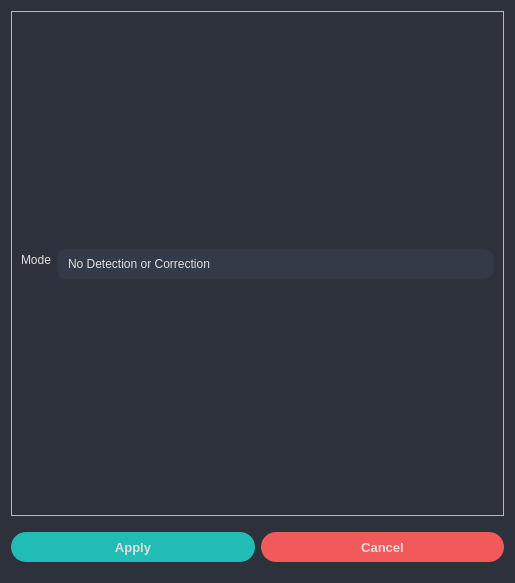
<?xml version="1.0" encoding="UTF-8"?>
<ui version="4.0">
 <class>RsFecCoreModeWindow</class>
 <widget class="QWidget" name="RsFecCoreModeWindow">
  <property name="geometry">
   <rect>
    <x>0</x>
    <y>0</y>
    <width>515</width>
    <height>583</height>
   </rect>
  </property>
  <property name="windowTitle">
   <string>Configurations</string>
  </property>
  <property name="windowIcon">
   <iconset resource="../res/res.qrc">
    <normaloff>:/icons/icons/design_creator_icon.ico</normaloff>:/icons/icons/design_creator_icon.ico</iconset>
  </property>
  <property name="styleSheet">
   <string notr="true">#RsFecCoreModeWindow, #scrollAreaWidgetContents{
	background-color: rgb(44, 49, 59);
}
/* Label */
QLabel{
	color: rgb(223, 223, 223);	
	font: 87 9pt &quot;Segoe UI Black&quot;;
}
/* Button */
QPushButton {
	border: 0px solid rgb(52, 59, 72);
	background-color: rgb(52, 59, 72);
	color: rgb(223, 223, 223);
	border-radius: 15px;
	margin-right:10px;
}
QPushButton:hover {
	background-color: rgb(57, 65, 80);
	border: 5px solid transparent;
}
QPushButton:pressed {	
	background-color: rgb(35, 40, 49);
	border: 7px solid transparent;
}
/* ComboBox */
QScrollBar:horizontal {
	border: none;
	background: rgb(52, 59, 72);
	height: 14px;
	margin: 0px 21px 0 21px;
	border-radius: 0px;
}
QFrame QScrollBar:vertical {
	border: none;
	background: rgb(52, 59, 72);
	width: 14px;
	margin: 21px 0 21px 0;
	border-radius: 0px;
}

QScrollBar::handle:horizontal {
	background: rgb(85, 170, 255);
	min-width: 25px;
	border-radius: 7px
}
QScrollBar::add-line:horizontal {
	border: none;
	background: rgb(55, 63, 77);
	width: 20px;
	border-top-right-radius: 7px;
	border-bottom-right-radius: 7px;
	subcontrol-position: right;
	subcontrol-origin: margin;
}
QScrollBar::sub-line:horizontal {
	border: none;
	background: rgb(55, 63, 77);
	width: 20px;
	border-top-left-radius: 7px;
	border-bottom-left-radius: 7px;
	subcontrol-position: left;
	subcontrol-origin: margin;
}
QScrollBar::up-arrow:horizontal, QScrollBar::down-arrow:horizontal
{
	background: none;
}
QScrollBar::add-page:horizontal, QScrollBar::sub-page:horizontal
{
	background: none;
}
QScrollBar::handle:vertical {    
	background: rgb(85, 170, 255);
	min-height: 25px;
	border-radius: 7px
}
QScrollBar::add-line:vertical {
	border: none;
	background: rgb(55, 63, 77);
	height: 20px;
	border-bottom-left-radius: 7px;
	border-bottom-right-radius: 7px;
	subcontrol-position: bottom;
	subcontrol-origin: margin;
}
QScrollBar::sub-line:vertical {
	border: none;
	background: rgb(55, 63, 77);
	height: 20px;
	border-top-left-radius: 7px;
	border-top-right-radius: 7px;
	subcontrol-position: top;
	subcontrol-origin: margin;
}
QScrollBar::up-arrow:vertical, QScrollBar::down-arrow:vertical {
	background: none;
}

QScrollBar::add-page:vertical, QScrollBar::sub-page:vertical {
	background: none;
}
QComboBox {
	background-color: rgb(52, 59, 72);
	border: 1px solid rgb(49, 54, 65);
	height: 30px;
	border-radius: 10px;
	padding-left: 10px;
	padding-right: 15px;
	color: rgb(223, 223, 223);
}
QComboBox QAbstractItemView {
    background-color:rgb(27, 29, 35);
	border: 0px;
	color: #fff;
    selection-background-color: rgb(64, 71, 88);
}
QComboBox::drop-down {
	border: 0px;
}
QComboBox::down-arrow{
	image: url(&quot;:/icons/icons/cil-chevron-bottom.png&quot;);
	width:15px;
	height:15px;
	margin-right:15px;
}
QComboBox:on {
	border: 0px solid rgb(61, 70, 86);
	background-color: rgb(57, 65, 80)
}
QComboBox QListView {
	background-color: rgb(27, 29, 35);
	border-radius: 10px;
	color: #FFF;
	padding: 10px;
}</string>
  </property>
  <layout class="QVBoxLayout" name="verticalLayout">
   <item>
    <widget class="QScrollArea" name="scrollArea">
     <property name="widgetResizable">
      <bool>true</bool>
     </property>
     <widget class="QWidget" name="scrollAreaWidgetContents">
      <property name="geometry">
       <rect>
        <x>0</x>
        <y>0</y>
        <width>491</width>
        <height>500</height>
       </rect>
      </property>
      <layout class="QVBoxLayout" name="verticalLayout_2">
       <item>
        <spacer name="verticalSpacer">
         <property name="orientation">
          <enum>Qt::Vertical</enum>
         </property>
         <property name="sizeHint" stdset="0">
          <size>
           <width>20</width>
           <height>40</height>
          </size>
         </property>
        </spacer>
       </item>
       <item>
        <layout class="QFormLayout" name="formLayout_2">
         <item row="0" column="0">
          <widget class="QLabel" name="label_2">
           <property name="text">
            <string>Mode</string>
           </property>
          </widget>
         </item>
         <item row="0" column="1">
          <widget class="QComboBox" name="mode_combo_box">
           <item>
            <property name="text">
             <string>No Detection or Correction</string>
            </property>
           </item>
           <item>
            <property name="text">
             <string>Detection and Correction</string>
            </property>
           </item>
          </widget>
         </item>
        </layout>
       </item>
       <item>
        <spacer name="verticalSpacer_2">
         <property name="orientation">
          <enum>Qt::Vertical</enum>
         </property>
         <property name="sizeHint" stdset="0">
          <size>
           <width>20</width>
           <height>40</height>
          </size>
         </property>
        </spacer>
       </item>
      </layout>
     </widget>
    </widget>
   </item>
   <item>
    <layout class="QHBoxLayout" name="horizontalLayout">
     <item>
      <widget class="QPushButton" name="pushButtonApply">
       <property name="minimumSize">
        <size>
         <width>100</width>
         <height>50</height>
        </size>
       </property>
       <property name="font">
        <font>
         <pointsize>10</pointsize>
         <weight>75</weight>
         <bold>true</bold>
        </font>
       </property>
       <property name="styleSheet">
        <string notr="true">QPushButton {
	margin: 10 0 10 0;
	background-color: rgb(33, 188, 180);
}

QPushButton:hover {	
	background-color: rgb(84, 195, 195);
}

QPushButton:pressed {	
	background-color: rgb(25, 154, 147);
}</string>
       </property>
       <property name="text">
        <string>Apply</string>
       </property>
      </widget>
     </item>
     <item>
      <widget class="QPushButton" name="pushButtonCancel">
       <property name="minimumSize">
        <size>
         <width>100</width>
         <height>50</height>
        </size>
       </property>
       <property name="font">
        <font>
         <pointsize>10</pointsize>
         <weight>75</weight>
         <bold>true</bold>
        </font>
       </property>
       <property name="styleSheet">
        <string notr="true">QPushButton {
	margin: 10 0 10 0;
	background-color: rgb(241, 89, 90);
}

QPushButton:hover {	
	background-color: rgb(255, 102, 102);
}

QPushButton:pressed {	
	background-color: rgb(202, 75, 75);
}</string>
       </property>
       <property name="text">
        <string>Cancel</string>
       </property>
      </widget>
     </item>
    </layout>
   </item>
  </layout>
 </widget>
 <resources>
  <include location="../res/res.qrc"/>
 </resources>
 <connections/>
</ui>
